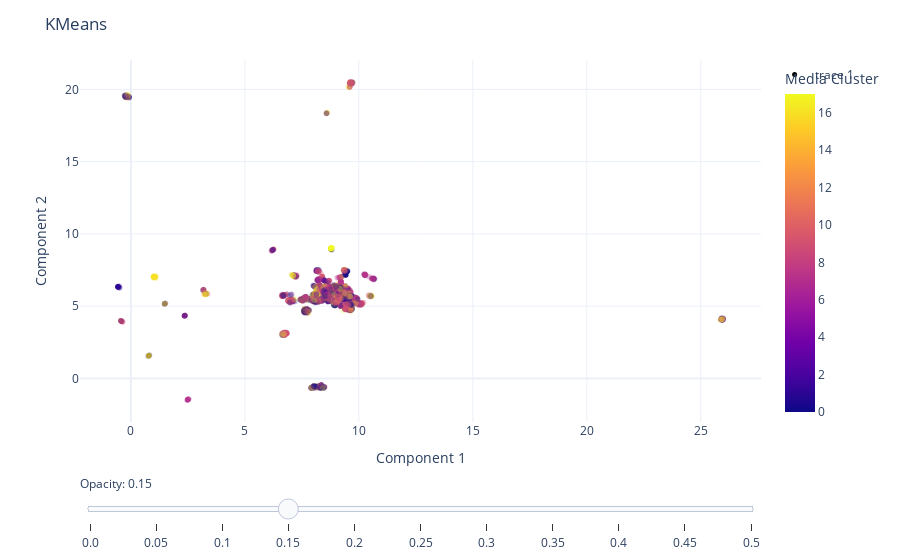

This figure's notebook cell:
### Markdown cell above
### n dimensions

### Code cell
# Plot the training points
fig = px.scatter(
    data_frame = train_df,
    x = "Component 1",
    y = "Component 2", # Change components to visualize each of the 30 dimensions
    color = "Media Cluster",
    hover_data = ["taxon_id", "Target", "KMeans Cluster"],
    opacity = 0.3
) 

# Add the test points as a scatter trace
fig.add_trace(
    go.Scatter(
        x=test_df["Component 1"],  # x coordinates
        y=test_df["Component 2"],  # y coordinates
        mode='markers',
        marker=dict(
            color='black',  
            size=5,  
            opacity=1.0 
        ),
        text=test_df["taxon_id"]  # marker hover text
    )
)

# Opacity slider
steps = []
for i in range(11):  # 0 to 1 in steps of 0.1
    step = dict(
        method="restyle",
        args=[{"marker.opacity": [i/20]}, [0]],  # Adjust opacity of the first trace only
        label=str(i/20)
    )
    steps.append(step)
sliders = [dict(
    active=3,  # initial value corresponding to opacity=0.3
    currentvalue={"prefix": "Opacity: "},
    pad={"t": 50},
    steps=steps
)]

fig.update_layout(
    sliders=sliders,
    title="KMeans",
    template="plotly_white",
)

fig.show()

### Figure 1 — Plotly figure (JSON) as saved in the notebook; plotly's stock layout.template omitted (floating-point values rounded to 4 significant figures; data arrays with more than 128 entries replaced by an {"elided": "..."} marker saying what was removed)
{"data": [{"customdata": {"elided": "8464x3 mixed values"}, "hovertemplate": "Component 1=%{x}<br>Component 2=%{y}<br>taxon_id=%{customdata[0]}<br>Target=%{customdata[1]}<br>KMeans Cluster=%{customdata[2]}<br>Media Cluster=%{marker.color}<extra></extra>", "legendgroup": "", "marker": {"color": {"elided": "8464 int values"}, "coloraxis": "coloraxis", "opacity": 0.3, "symbol": "circle"}, "mode": "markers", "name": "", "showlegend": false, "type": "scattergl", "x": {"elided": "8464 float values"}, "xaxis": "x", "y": {"elided": "8464 float values"}, "yaxis": "y"}, {"marker": {"color": "black", "opacity": 1, "size": 5}, "mode": "markers", "text": {"elided": "247 str values"}, "type": "scatter", "x": {"elided": "247 float values"}, "y": {"elided": "247 float values"}}], "layout": {"coloraxis": {"colorbar": {"title": {"text": "Media Cluster"}}, "colorscale": [[0, "#0d0887"], [0.1111, "#46039f"], [0.2222, "#7201a8"], [0.3333, "#9c179e"], [0.4444, "#bd3786"], [0.5556, "#d8576b"], [0.6667, "#ed7953"], [0.7778, "#fb9f3a"], [0.8889, "#fdca26"], [1, "#f0f921"]]}, "legend": {"tracegroupgap": 0}, "margin": {"t": 60}, "sliders": [{"active": 3, "currentvalue": {"prefix": "Opacity: "}, "pad": {"t": 50}, "steps": [{"args": [{"marker.opacity": [0]}, [0]], "label": "0.0", "method": "restyle"}, {"args": [{"marker.opacity": [0.05]}, [0]], "label": "0.05", "method": "restyle"}, {"args": [{"marker.opacity": [0.1]}, [0]], "label": "0.1", "method": "restyle"}, {"args": [{"marker.opacity": [0.15]}, [0]], "label": "0.15", "method": "restyle"}, {"args": [{"marker.opacity": [0.2]}, [0]], "label": "0.2", "method": "restyle"}, {"args": [{"marker.opacity": [0.25]}, [0]], "label": "0.25", "method": "restyle"}, {"args": [{"marker.opacity": [0.3]}, [0]], "label": "0.3", "method": "restyle"}, {"args": [{"marker.opacity": [0.35]}, [0]], "label": "0.35", "method": "restyle"}, {"args": [{"marker.opacity": [0.4]}, [0]], "label": "0.4", "method": "restyle"}, {"args": [{"marker.opacity": [0.45]}, [0]], "label": "0.45", "method": "restyle"}, {"args": [{"marker.opacity": [0.5]}, [0]], "label": "0.5", "method": "restyle"}]}], "title": {"text": "KMeans"}, "xaxis": {"anchor": "y", "domain": [0, 1], "title": {"text": "Component 1"}}, "yaxis": {"anchor": "x", "domain": [0, 1], "title": {"text": "Component 2"}}}}
